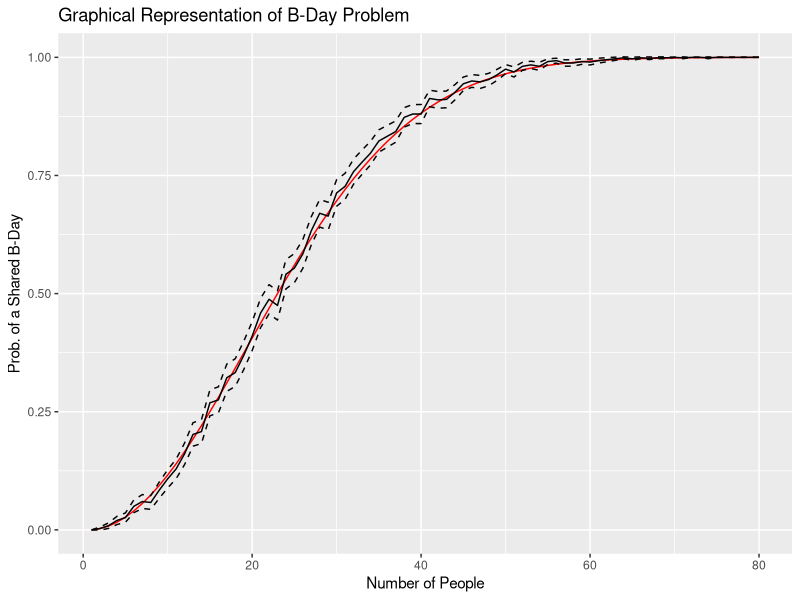

This figure's R source:
## ---- chunk 1
knitr::opts_chunk$set(echo = TRUE)
## ---- chunk 2
#install.packages('tidyverse')
library(tidyverse)
## ---- chunk 3
birthday <- function (n, n_reps = 1000) {
  # create emply duplicate vector
  num_dups <- 0
  # sample 'n_reps' times, each time noting duplication in 'num_dups'
  for (i in 1:n_reps) {
    
    b_days <- sample(1:365, n, replace = TRUE)
    
    if (length(b_days) != length(unique(b_days))) {
      
      num_dups <- num_dups + 1
      
    }
    
  }
  # get probability of shared birthday from all 'n_reps' simulations
  avg_dups <- num_dups / n_reps
  # create confidence interval for the probability
  prob_ci <- avg_dups + c(-1, 1) * qnorm(0.975) * sqrt(avg_dups * (1 - avg_dups)/n_reps)
  
  stats <- append(avg_dups, prob_ci)
  
  names(stats) <- c('Prob. of Shared B-Day', 'Lower Bound', 'Upper Bound')
  
  return(stats)
  
}  
## ---- chunk 4
birthday(23, 1000)
## ---- chunk 5
n <- 1:80
# using a taylor series approximation of probability of sharing a birthday
true_prob_approx <- sapply(n, function (x) 1 - exp(-x * (x - 1) / 730))
# store monte carlo estimates for 1 to 80 people
mc_estimates <- lapply(n, birthday)
# store means and confidence interval bounds
mc_means <- sapply(n, function (x) mc_estimates[[x]][[1]])
mc_lower <- sapply(n, function (x) mc_estimates[[x]][[2]])
mc_upper <- sapply(n, function (x) mc_estimates[[x]][[3]])
# bring data together into one dataframe
graph_data <- tibble('True' = true_prob_approx,
                     'Mean' = mc_means,
                     'Lower' = mc_lower,
                     'Upper' = mc_upper,
                     'x' = n)
# graph data
graph_data %>%
  ggplot(aes(x = n, y = True)) +
  geom_line(color = 'red') +
  geom_line(aes(x = x, y = Mean)) +
  geom_line(aes(x = x, y = Lower), linetype = 2) +
  geom_line(aes(x = x, y = Upper), linetype = 2) +
  labs(x = 'Number of People',
       y = 'Prob. of a Shared B-Day',
       title = 'Graphical Representation of B-Day Problem')
